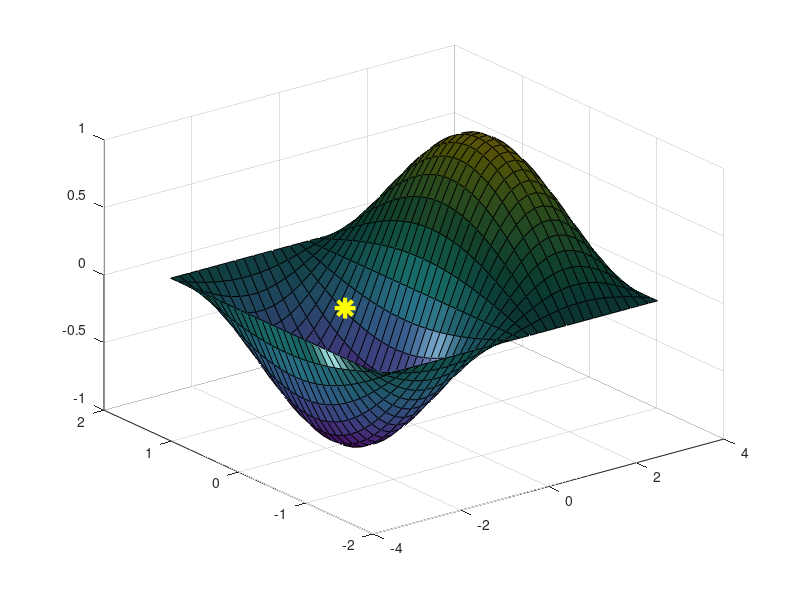

Source code (MATLAB): (Note: this script raises an error after producing the figure.)
close all; clear all; clc;
%Efekty wykresów
x=linspace(-pi,pi,31);
y=linspace(-pi/2,pi/2,31);
[X,Y]=meshgrid(x,y);
Z=sin(X).*cos(Y);
figure;
surf(x,y,Z);
lp=[-pi/2,0,0];
light('Position',lp,'Style','local');
hold on
plot3(lp(1),lp(2),lp(3),'y*','MarkerSize',15,'LineWidth',3);
colormapeditor 